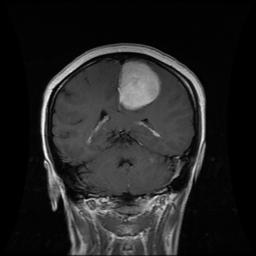
%> input picture BSE/225.png, 256 x 256 px
$ octave bse.m   (GNU Octave 9; MATLAB toolbox functions it lacks are replaced by stand-ins)
%> lines starting %> are read from the running program, lines starting %| are printed output that depends on the picture; in (x1, y1, x2, y2) boxes, pixels count from 0 and x2, y2 are one past the last pixel; in counts of white or black regions, pixels touching at a corner belong together; the program's own positions count from 1
%https://www.mathworks.com/matlabcentral/answers/323816-i-want-to-extract-skull-from-brain-mri-using-morphological-operations-but-i-didnt-get-a-useful-out
% Code to remove the outer bright skull from a CT cross sectional image.
clc;    % Clear the command window.
close all;  % Close all figures (except those of imtool.)
clear;  % Erase all existing variables. Or clearvars if you want.
workspace;  % Make sure the workspace panel is showing.
format long g;
format compact;
fontSize = 20;

%===========================================================================================================
% Get the name of the image the user wants to use.
% baseFileName = 'skull_stripping_demo_image.dcm';
[filename pathname] = uigetfile({'*.png';'*.jpg';'*.bmp'},'Select MRI');
%> the answer given: 225.png
inputimage=strcat(pathname, filename);
baseFileName = filename;
% baseFileName = 'sc4.jpg';
% Get the full filename, with path prepended.
folder = pwd;
%fullFileName = fullfile(folder, inputimage);
fullFileName=inputimage;
% Check if the file exists.
if ~exist(fullFileName, 'file')
	% The file doesn't exist -- didn't find it there in that folder.
	% Check the entire search path (other folders) for the file by stripping off the folder.
	fullFileNameOnSearchPath = baseFileName; % No path this time.
	if ~exist(fullFileNameOnSearchPath, 'file')
		% Still didn't find it.  Alert user.
		errorMessage = sprintf('Error: %s does not exist in the search path folders.', fullFileName);
		uiwait(warndlg(errorMessage));
		return;
	end
end

%===========================================================================================================
% Read in a demo image.
% grayImage = dicomread(fullFileName);
grayImage = imread(fullFileName);
%> grayImage is the input picture: size 256x256 uint8; min 0, max 248, mean 35.4
% Get the dimensions of the image.
% numberOfColorBands should be = 1.
[rows, columns, numberOfColorChannels] = size(grayImage);
%> rows = 256; columns = 256; numberOfColorChannels = 1
if numberOfColorChannels > 1
	% It's not really gray scale like we expected - it's color.
	% Convert it to gray scale by taking only the green channel.
	grayImage = grayImage(:, :, 2); % Take green channel.
end
% Display the image.
subplot(2, 3, 1);
imshow(grayImage, []);
axis on;
caption = sprintf('Original Grayscale Image\n%s', baseFileName);
title(caption, 'FontSize', fontSize, 'Interpreter', 'None');
drawnow;
hp = impixelinfo();
% Set up figure properties:
% Enlarge figure to full screen.
set(gcf, 'Units', 'Normalized', 'OuterPosition', [0 0 1 1]);
% Get rid of tool bar and pulldown menus that are along top of figure.
set(gcf, 'Toolbar', 'none', 'Menu', 'none');
% Give a name to the title bar.
set(gcf, 'Name', 'Demo by ImageAnalyst', 'NumberTitle', 'Off')

% Make the pixel info status line be at the top left of the figure.
hp.Units = 'Normalized';
hp.Position = [0.01, 0.97, 0.08, 0.05];

%===========================================================================================================
% Display the histogram so we can see what gray level we need to threshold it at.
subplot(2, 3, 2:3);
% For this image, there is a huge number of black pixels with gray level less than about 11,
% and that makes a huge spike at the first bin.  Ignore those pixels so we can get a histogram of just non-zero pixels.
% histObject = histogram(grayImage(grayImage >= 11))
[pixelCounts, grayLevels] = imhist(grayImage, 256);
%> pixelCounts = 256 values, max 10852 at index 1, min 0 at index 248, mean 256; grayLevels = 256 values from 0 to 255
faceColor = [0, 60, 190]/255; % Our custom color - a bluish color.
bar(grayLevels, pixelCounts, 'BarWidth', 1, 'FaceColor', faceColor);
% Find the last gray level and set up the x axis to be that range.
lastGL = find(pixelCounts>0, 1, 'last');
%> lastGL = 249
xlim([0, lastGL]);
grid on;
% Set up tick marks every 50 gray levels.
ax = gca;
ax.XTick = 0 : 50 : lastGL;
title('Histogram of Non-Black Pixels', 'FontSize', fontSize, 'Interpreter', 'None', 'Color', faceColor);
xlabel('Gray Level', 'FontSize', fontSize);
ylabel('Pixel Counts', 'FontSize', fontSize);
drawnow;

%===========================================================================================================
% Threshold the image to make a binary image.
thresholdValue = 55;
binaryImage = grayImage > thresholdValue;
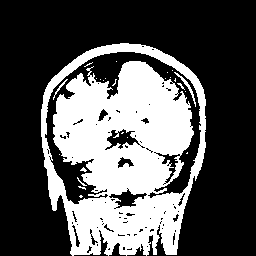
%> binaryImage: size 256x256 logical; 33.7% white; 25 white regions (21 under 20 px), largest, box (x1, y1, x2, y2) and area: (41, 43, 206, 256) 21797, (174, 72, 196, 107) 95, (53, 79, 68, 100) 42, (77, 177, 87, 186) 20
% If it's a screenshot instead of an actual image, the background will be a big square, like with image sc4.
% So call imclearborder to remove that.
% If it's not a screenshow (which it should not be, you can skip this step).
binaryImage = imclearborder(binaryImage);
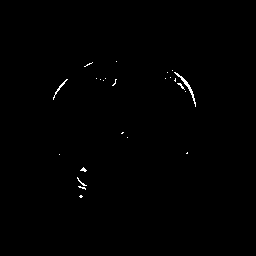
%> binaryImage: size 256x256 logical; 0.4% white in thin lines or dots, all inside (x1, y1, x2, y2) = (53, 61, 196, 198)
% Display the image.
subplot(2, 3, 4);
imshow(binaryImage, []);
axis on;
caption = sprintf('Initial Binary Image\nThresholded at %d Gray Levels', thresholdValue);
title(caption, 'FontSize', fontSize, 'Interpreter', 'None');

%===========================================================================================================
% Extract the two largest blobs, which will either be the skull and brain,
% or the skull/brain (if they are connected) and small noise blob.
binaryImage = bwareafilt(binaryImage, 2);		% Extract 2 largest blobs.
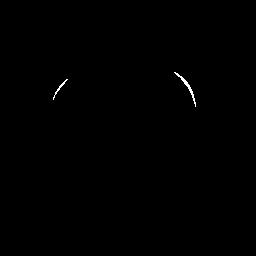
%> binaryImage: size 256x256 logical; 0.21% white in thin lines or dots, all inside (x1, y1, x2, y2) = (53, 72, 196, 107)
% Erode it a little with imdilate().
binaryImage = imopen(binaryImage, true(5));
%> binaryImage: size 256x256 logical; every value is 0
% Now brain should be disconnected from skull, if it ever was.
% So extract the brain only - it's the largest blob.
binaryImage = bwareafilt(binaryImage, 1);		% Extract largest blob.
% Fill any holes in the brain.
binaryImage = imfill(binaryImage, 'holes');
% Dilate mask out a bit in case we've chopped out a little bit of brain.
binaryImage = imdilate(binaryImage, true(5));

% Display the final binary image.
subplot(2, 3, 5);
imshow(binaryImage, []);
axis on;
caption = sprintf('Final Binary Image\nof Skull Alone');
title(caption, 'FontSize', fontSize, 'Interpreter', 'None');

%===========================================================================================================
% Mask out the skull from the original gray scale image.
skullFreeImage = grayImage; % Initialize
skullFreeImage(~binaryImage) = 0; % Mask out.
% Display the image.
subplot(2, 3, 6);
imshow(skullFreeImage, []);
axis on;
caption = sprintf('Gray Scale Image\nwith Skull Stripped Away');
title(caption, 'FontSize', fontSize, 'Interpreter', 'None');
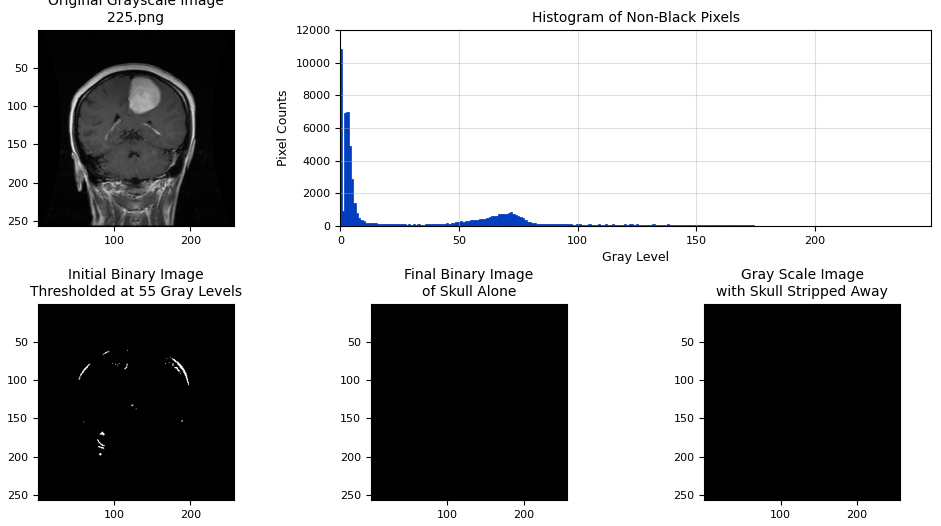
%> figure redrawn from the program's plot data, 5 panels
